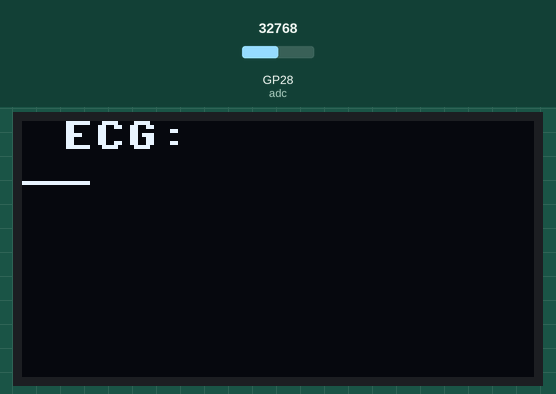
The program below on a simulated Raspberry Pi Pico running MicroPython. On the bench: 128×64 one-colour display. Inputs (shaded band) come from the test bench; at power-on: GP28 (adc) = 32768 (analog values on the 0–65535 scale). Library files of the repository ran but are not shown: ssd1306.py; what the program prints to the serial console is not drawn.

Above: at 1.2 s.
1.3 s: GP28 (adc) set to 45874
At 2.92 s:
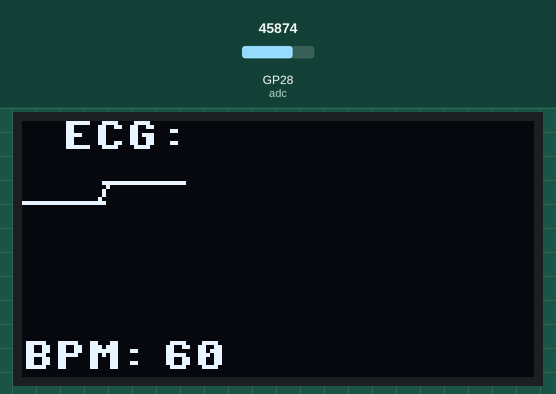
3.0 s: GP28 (adc) set to 57670
At 3.2 s:
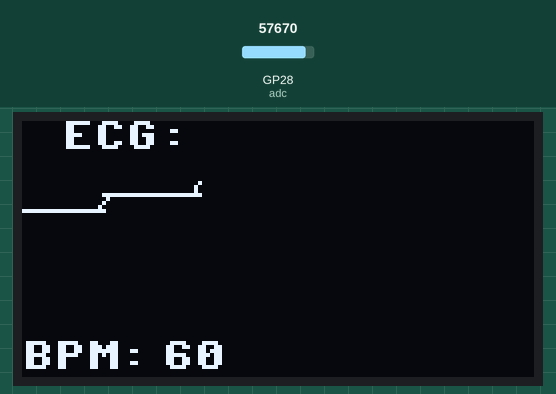
4.6 s: GP28 (adc) set to 65535
At 4.86 s:
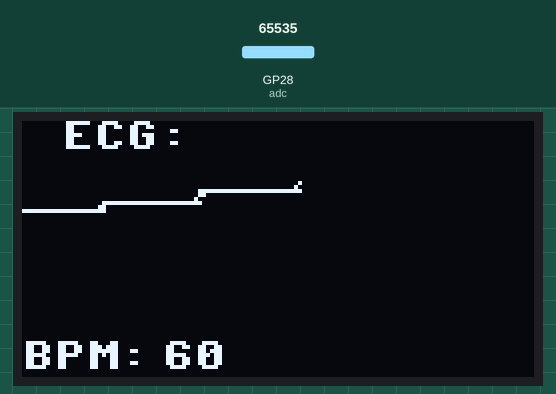

The program:

main.py
```python
from machine import Pin, I2C
import utime
from machine import ADC
from ssd1306 import SSD1306_I2C

WIDTH = 128
HEIGHT = 64

i2c = I2C(0, scl = Pin(17), sda = Pin(16), freq=200000)
display = SSD1306_I2C(WIDTH, HEIGHT, i2c)
display.fill(0)

adc = ADC(28)
history = []  # List to store ADC readings
peak_detected = False
peak_count = 0
last_peak_time = utime.ticks_ms()
bpm=0
while True:
    adc_reading = round(adc.read_u16() / 64)
    print(adc_reading)
    # Add the ADC reading to the history
    history.append(adc_reading)

    # Keep the history length within the width of the display
    max_history_length = WIDTH // 2

    if len(history) > max_history_length:
        history.pop(0)

    # Calculate the scaling factors for the graph
    max_value = max(history, default=0)
    scale_x = WIDTH / (max_history_length - 1)
    scale_y = (HEIGHT - 50) / max_value  # Adjusted for y = 35

    display.fill(0)
    display.text("ECG:", 10, 0)

    # Draw the line graph
    prev_x, prev_y = None, None
    for i, value in enumerate(history):
        x = int(i * scale_x)
        x2 = int((i + 1) * scale_x) if i < len(history) - 1 else int(i * scale_x)
        y = HEIGHT - 35 - int(value * scale_y)  # Adjusted for y = 35

        if prev_x is not None and prev_y is not None:
            display.line(prev_x, prev_y, x2, y, 1)

        prev_x, prev_y = x, y

    display.show()
    display.text("BPM:", 0, 55)
    display.text(str(bpm), 35, 55)
    display.show()
    # Check for peaks in the ECG signal
    if len(history) > 2 and history[-2] < history[-1] > history[-3]:
        if not peak_detected:
            peak_detected = True
            peak_count += 1
            current_time = utime.ticks_ms()
            elapsed_time = utime.ticks_diff(current_time, last_peak_time)
            last_peak_time = current_time
            bpm = int(60000 / elapsed_time)

            # Adjust BPM to be within the desired range
            bpm = max(60, min(bpm, 95))
            print(f"BPM: {bpm}")

    utime.sleep(0.04)
```
